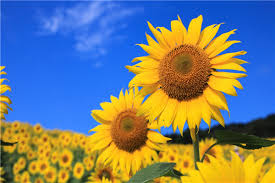
#> input picture csdn-opencv/Unit3/download.jpg, 275 x 183 px
$ jupyter execute --allow-errors unit3.ipynb
#> lines starting #> are read from the running program, lines starting #| are printed output that depends on the picture; after the words box and inside, x2 and y2 are one past the last pixel; in counts of white or black regions, pixels touching at a corner belong together
#> (a cell that did not finish here is left out)

[cell 2]
# 3-2 图片缩放  opencv的resize方法实现
import cv2
# 1 代表读取的是彩色图片
img = cv2.imread('27.jpg',1)
# 图片的宽 高  颜色组成方式
#> (the rest of this cell did not finish here and is left out)

#> (a cell that did not finish here is left out)

[cell 4]
# 3- 4图片缩放 源码实现缩放过程
# 1 获取图片的info信息   2 创建一个空白模板  3  计算每个位置的像素点xy
import cv2
import numpy as np
img = cv2.imread('download.jpg',1)
#> img is the input picture: shape (183, 275, 3); mean B, G, R 125.3, 126, 116.3
imgInfo = img.shape
#> imgInfo = (183, 275, 3)
# 获取图片的高度 宽度
height = imgInfo[0]
#> height = 183
width = imgInfo[1]
#> width = 275
# 缩放50%
dstHeight = int(height/2)
#> dstHeight = 91
dstWidth = int(width/2)
#> dstWidth = 137
# 定义目标图片空白模板  3表示每个像素由3个基本元素组成
dstImage = np.zeros((dstHeight,dstWidth,3),np.uint8)  # uint8范围 0-255
# 完成图片的缩放
for i in range(0,dstHeight): # 行
    for j in range(0,dstWidth): # 列
        iNew = int(i*(height*1.0/dstHeight))
        jNew = int(i*(width*1.0/dstWidth))
        dstImage[i,j] = img[iNew,jNew]
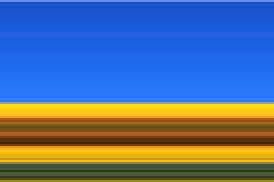
#> dstImage: shape (91, 137, 3) (shown 2 times larger); mean B, G, R 143, 111.5, 88.9
# 1 窗口名称  2 显示的图像
cv2.imshow("dst",dstImage)
cv2.waitKey(0)

[cell 5]
# 3-5 图片剪切
# 100-200 x   100-300 y
import cv2
img = cv2.imread('download.jpg',1)
imgInfo = img.shape
dst = img[100:200,100:300]
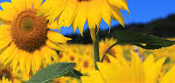
#> dst: shape (83, 175, 3); mean B, G, R 46.6, 138.1, 166.4
cv2.imshow('dst',dst)
cv2.waitKey(0)

[cell 6]
# 3-6 图片移位
import cv2
import numpy as np
img = cv2.imread('download.jpg',1)
cv2.imshow('src',img)
imgInfo = img.shape
height = imgInfo[0]
width = imgInfo[1]
### 向右移动 50 向下移动 50
matShift = np.float32([[1,0,50],[0,1,50]]) # 2x3
# 生成目标图片
dst = cv2.warpAffine(img,matShift,(height,width))
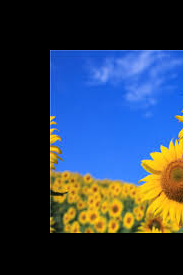
#> dst: shape (275, 183, 3); mean B, G, R 78.6, 60.3, 46.8
# 移位 矩阵
cv2.imshow('dst',dst)
cv2.waitKey(0)

[cell 7]
# 3-7 图片移位

# 1.api移动
# [1,0,50],[0,1,50]   2x2  2x1
# [[1,0],[0,1]]       2x2  A
# [[50],[50]]         2x1  B
# A*C+B = [[1*X+0*Y],[0*x+1*y]] + [[50],[50]]
# = [[x+50],[y+50]]

# 2.像素移动
# (10,20)  -> (110,120)

[cell 8]
# 3-8 通过源代码实现图片移动
import cv2
import numpy as np
img = cv2.imread('download.jpg',1)
cv2.imshow('src',img)
imgInfo = img.shape
# 参数：图片维度    0-255
dst = np.zeros(img.shape,np.uint8)
height = imgInfo[0]
width = imgInfo[1]
for i in range(0,height):
    # 整个图片的宽度右移50
    for j in range(0,width-50):
        dst[i,j+50] = img[i,j]
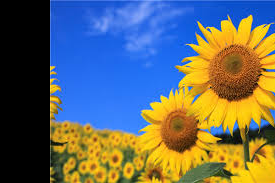
#> dst: shape (183, 275, 3); mean B, G, R 100.1, 105.7, 100.8
cv2.imshow("dst",dst)
cv2.waitKey(0)

[cell 9]
# 3-9 图片镜像
# 步骤： 1.创建一个画板 2.将图片分别从前向后，从后向前绘制 3.绘制中心分割线
import cv2
import numpy as np
img = cv2.imread('download.jpg',1)
cv2.imshow('src',img)
imgInfo = img.shape
height = imgInfo[0]
width = imgInfo[1]
# 当前每个像素有多少个颜色组成
deep = imgInfo[2]
#> deep = 3
newImgInfo = (height*2,width,deep)
#> newImgInfo = (366, 275, 3)
dst = np.zeros(newImgInfo,np.uint8)
for i in range(0,height):
    for j in range(0,width):
        dst[i,j] = img[i,j]
        dst[height*2-i-1,j] = img[i,j]
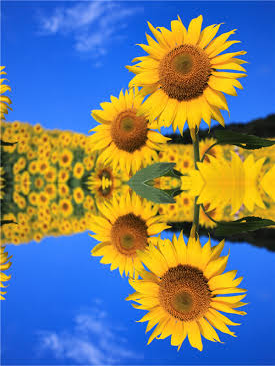
#> dst: shape (366, 275, 3); mean B, G, R 125.3, 126, 116.3
# 分割线
for i in range(0,width):
    dst[height,i] = (0,0,255)  # BGR图像
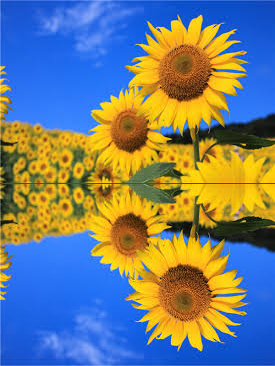
#> dst: shape (366, 275, 3); 0.27% of pixels changed, all inside (x1, y1, x2, y2) = (0, 183, 275, 184)
cv2.imshow("dst",dst)
cv2.waitKey(0)

[cell 10]
# 3-10 图片缩放
import cv2
import numpy as np
img = cv2.imread('download.jpg',1)
cv2.imshow('src',img)
imgInfo = img.shape
height = imgInfo[0]
width = imgInfo[1]
# 缩放矩阵   图片的 x y 都缩放0.5倍
matScale = np.float32([[0.5,0,0],[0,0.5,0]])
dst = cv2.warpAffine(img,matScale,(int(width/2),int(height/2)))
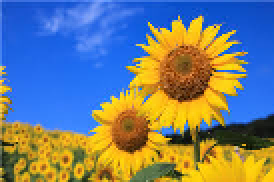
#> dst: shape (91, 137, 3) (shown 2 times larger); mean B, G, R 126.3, 126, 115.9
cv2.imshow('dst',dst)
cv2.waitKey(0)

[cell 11]
# 3-11图片仿射变换
import cv2
import numpy as np
img = cv2.imread('download.jpg',1)
cv2.imshow('src',img)
imgInfo = img.shape
height = imgInfo[0]
width = imgInfo[1]
#  src 3 ->   dst  3  (左上角  左下角  右上角)
# 原图片三个点
matSrc = np.float32([[0,0],[0,height-1],[width-1,0]])
#> matSrc = [[0, 0], [0, 182], [274, 0]]
# 仿射到新的图片
matDst = np.float32([[50,50],[300,height-200],[width-300,200]])
#组合矩阵 仿射变换
matAffine = cv2.getAffineTransform(matSrc,matDst)
dst = cv2.warpAffine(img,matAffine,(width,height))
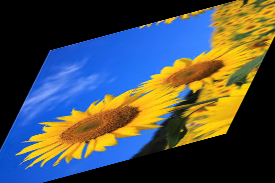
#> dst: shape (183, 275, 3); mean B, G, R 77.9, 79.1, 73.6
cv2.imshow('dst',dst)
cv2.waitKey(0)

[cell 12]
# 3-12 图片的旋转
import cv2
import numpy as np
img = cv2.imread('download.jpg',1)
cv2.imshow('src',img)
imgInfo = img.shape
height = imgInfo[0]
width = imgInfo[1]
# 旋转矩阵的方法 参数:1 旋转中心点   2 旋转角度  3 缩放的系数
matRotate = cv2.getRotationMatrix2D((height*0.5,width*0.5),45,0.5)
dst = cv2.warpAffine(img,matRotate,(width,height))
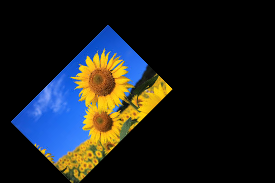
#> dst: shape (183, 275, 3); mean B, G, R 31.3, 31.5, 29
cv2.imshow('dst',dst)
cv2.waitKey(0)
